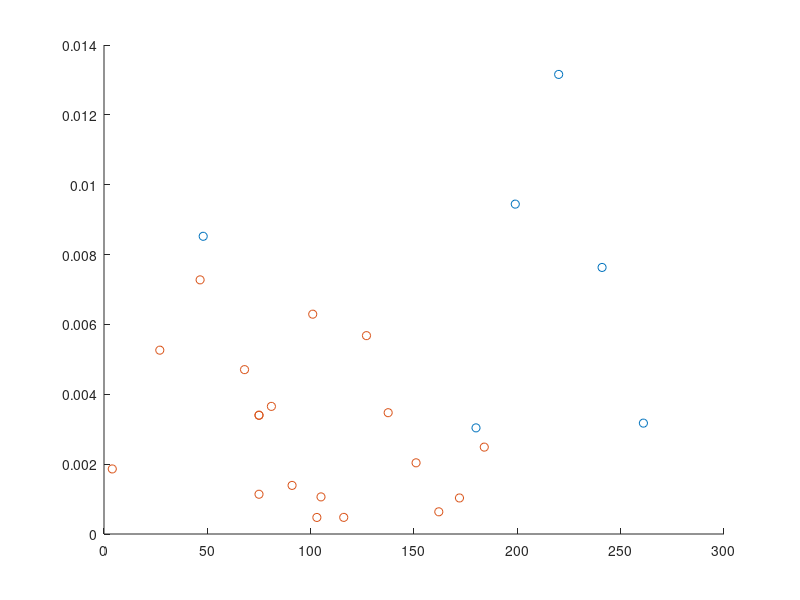

Here is the MATLAB script that generated this plot:
data = [0.6,261,189,351;
    1.45,241,190,332;
    2.5,220,190,310;
    1.7,199,180,295;
    0.55,180,181,271;
    1.27,48,149,136];
%     1.13,160,171,257;
%     1.27,141,165,235;
%     1.82,120.5,154,216;
%     1.91,100.5,145,196;
%     1.57,80.2,141.8,171;
%     1.38,62,150,153;
%     0.97,281,171,11;
%     3.05,230,172,323;
%     1.51,90,143,187;
%     1.82,186,175,278;
%     1.33,220,183.3,131;
%     0.25,180,202,90.5;
%     0.92,127,162,217.5];

%p_min(uw), phi_min(deg) , p_max(uw), phi_max, p_min_perp, phi_min_perp
polz_data = [0.32,91,230,7,240,0;
    1.87,46.5,257,139,254,135;
    0.38,4,204,97,169,94;
    1.0,27,190,116,NaN,118;
    0.8,68,170,154,170,156;
    0.58,137.5,167,47,169.7,46;
    0.15,162,236,72,237,72;
    0.5,184,201,273,198,273.5;
    0.1,103,211,18,203,15;
    0.1,116,210,25,206,24;
    0.17,105,160,14,NaN,NaN;
    0.51,75,150,164,148,165.5;
    0.32,151,157,242,241,156;
    0.13,172,126,262,119,262;
    0.51,75,150,164,148,165.5;
    0.92,127,162,217.5,161,218;
    0.9,101,143,193,NaN,NaN;
    0.14,75,123,164,125,166;
    0.38,81,104,170,172,103];

figure
scatter(data(:,2),data(:,1)./data(:,3))
hold on
scatter(polz_data(:,2),polz_data(:,1)./polz_data(:,3))


set(gcf,'color','w')

set(gcf, 'Units', 'pixels', 'Position', [100, 100, 1600, 900])